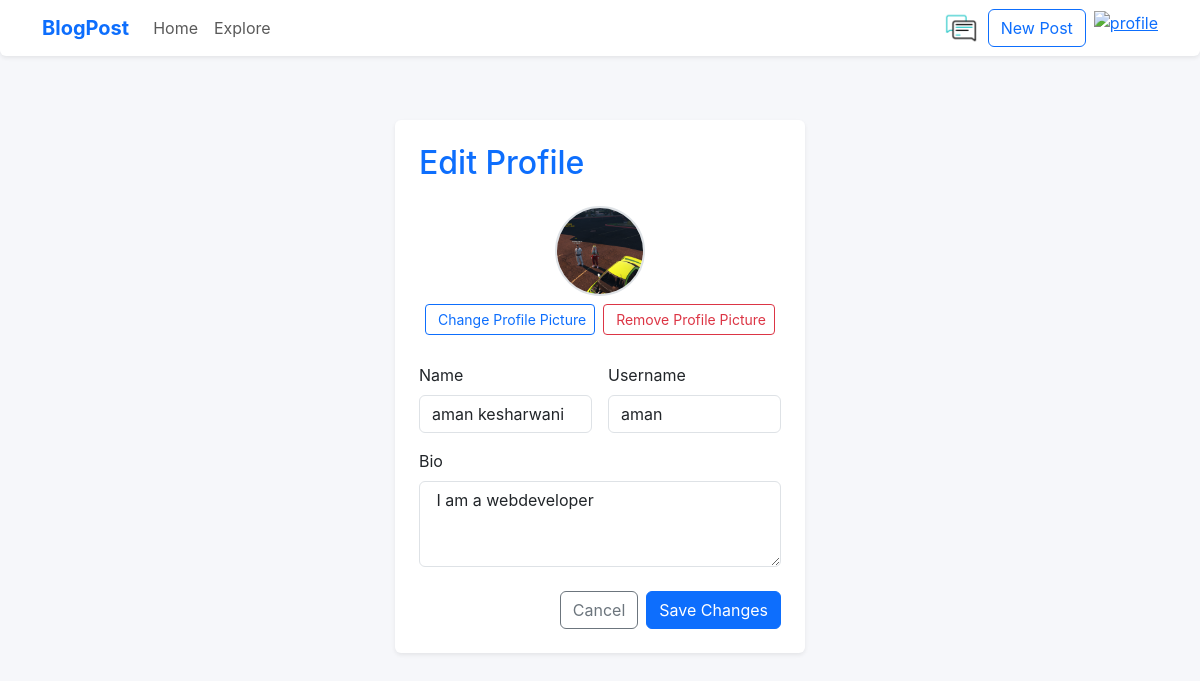
/edit_profile/ (signed in), run on the app's committed database.
### blog/models.py (models this page shows, shortened)
class Users(models.Model):
    id = models.AutoField(primary_key=True)
    profile_picture = models.ImageField(upload_to='profile_pics/', blank=True, null=True)
    username = models.CharField(max_length=100,unique=True)
    password = models.CharField(max_length=100)
    name = models.CharField(max_length=200)
    email = models.EmailField(unique=True)
    bio = models.TextField(blank=True, null=True)
    created_at = models.DateTimeField(auto_now_add=True)
    posts = models.ManyToManyField('Post', related_name='user_posts', blank=True)
    followers = models.ManyToManyField('self', symmetrical=False, related_name='following_user', blank=True)
    following = models.ManyToManyField('self', symmetrical=False, related_name='followers_user', blank=True)

### blog/views.py (the view, shortened to what this page needs)
# urls.py: path('edit_profile/', views.edit_profile, name='edit_profile'),
def edit_profile(request):
    login_required(request)
    try:
        user = Users.objects.get(id=request.session['user_id'])
    except Users.DoesNotExist:
        return redirect('login')
    return render(request, 'auth/editProfile.html', {'user': user})

### blog/views.py (called while the page is built)
def login_required(request):
    if 'user_id' not in request.session:
        return redirect('login')
    else:
        return redirect('login')

### templates/auth/editProfile.html (shortened to what this page needs)
{% extends 'app.html' %}
{% block content %}
<div class="container py-4">
    <div class="row justify-content-center">
        <div class="col-md-8 col-lg-6">
            <div class="card shadow-sm border-0">
                <div class="card-body p-4">
                    <h2 class="mb-4 text-primary">Edit Profile</h2>
                    <form method="post" enctype="multipart/form-data">
                        <div class="d-flex flex-column align-items-center mb-4">
                            <div class="mb-2">
                                <img src="{{ user.profile_picture.url }}" alt="Avatar"
                                    class="rounded-circle border border-2"
                                    style="width:90px;height:90px;object-fit:cover;">
                            </div>
                            <div class="d-flex gap-2">
                                <label for="avatar" class="btn btn-outline-primary btn-sm mb-1">
                                    Change Profile Picture
                                </label>
                                <a href="{% url 'remove_profile_picture' %}" class="btn btn-outline-danger btn-sm mb-1"
                                    onclick="return confirm('Remove your profile picture?');">
                                    Remove Profile Picture
                                </a>
                            </div>
                        </div>
                        <div class="row g-3 mb-3">
                            <div class="col-md-6">
                                <label for="name" class="form-label">Name</label>
                                <input type="text" class="form-control" id="name" name="name" value="{{ user.name }}"
                                    placeholder="Full Name" required>
                            </div>
                            <div class="col-md-6">
                                <label for="username" class="form-label">Username</label>
                                <input type="text" class="form-control" id="username" name="username"
                                    value="{{ user.username }}" required>
                            </div>
                        </div>
                        <div class="mb-3">
                            <label for="bio" class="form-label">Bio</label>
                            <textarea class="form-control" id="bio" name="bio" rows="3"
                                placeholder="Tell us about yourself...">{{ user.bio }}</textarea>
                        </div>
                        <div class="d-flex justify-content-end gap-2 mt-4">
                            <a href="{% url 'profile' %}" class="btn btn-outline-secondary">Cancel</a>
                            <button type="submit" class="btn btn-primary">Save Changes</button>
                        </div>
                    </form>
                </div>
            </div>
        </div>
    </div>
</div>
{% endblock %}

### templates/app.html (style rules this page uses)
body { background: #f6f7fa; color: #222; font-family: 'Inter', Arial, sans-serif; margin: 0; }

### data on the page
Users: profile_picture (picture), name "aman kesharwani", username "aman", bio "I am a webdeveloper"
